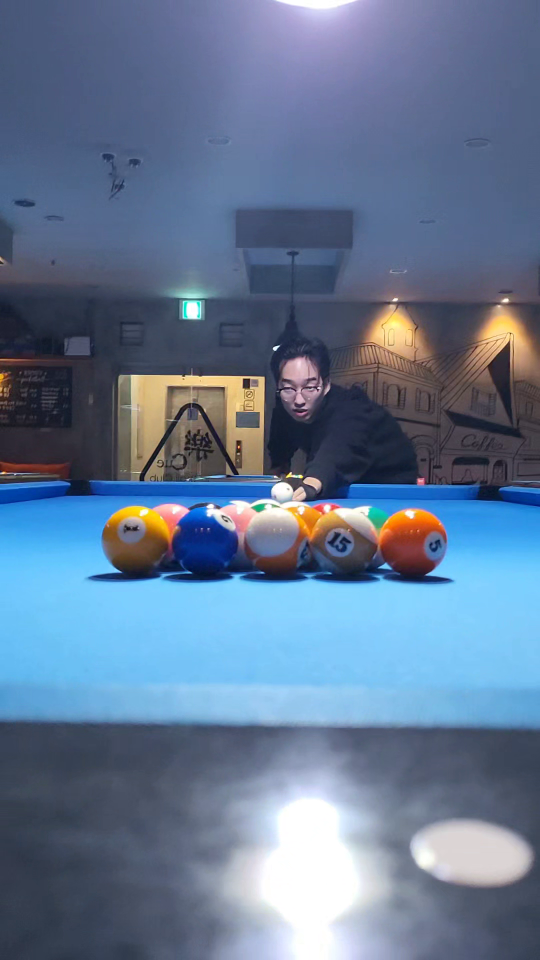
#> input picture frame 20 of 1. CNN/1-2. OpenCV for Python-1/images/Billiard.mp4, 1080 x 1920 px (shown at 1/2 size)
$ python 1-2-5.py
#> lines starting #> are read from the running program, lines starting #| are printed output that depends on the picture
import cv2

cap = cv2.VideoCapture("./images/Billiard.mp4")

if not cap.isOpened():
    exit(1)

while True:
    ret, frame = cap.read()
#> frame is the input picture: shape (1920, 1080, 3); mean B, G, R 147, 119.6, 99.5
    if not ret:
        break

    frame = cv2.resize(frame, (600, 1000))
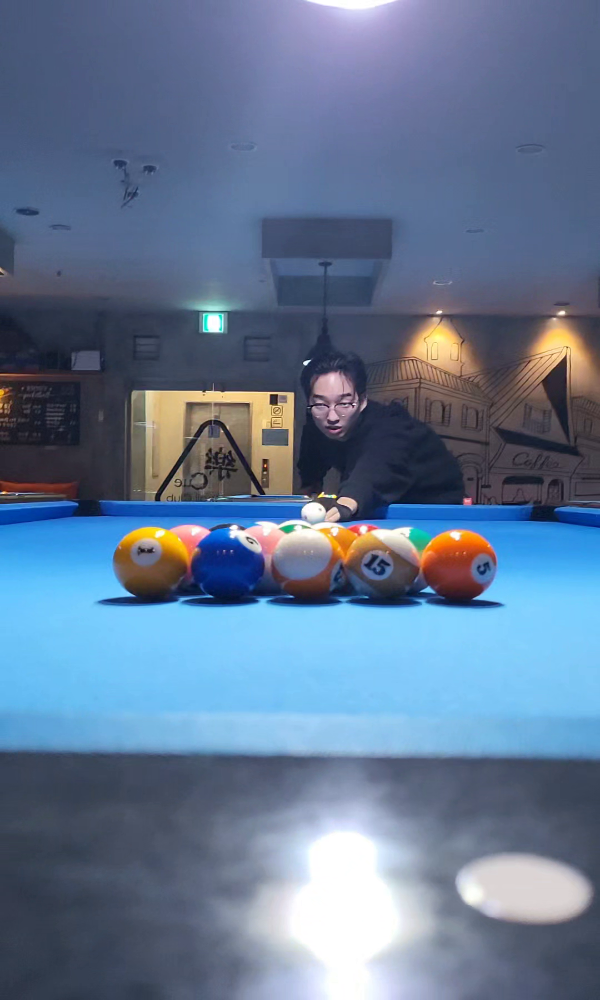
#> frame: shape (1000, 600, 3); mean B, G, R 147, 119.6, 99.4

    cv2.imshow("Frame", frame)

    if cv2.waitKey(30) == 27:
#> (key Esc is pressed here)
        break

cap.release()
cv2.destroyAllWindows()

$ run again, starting later in the video
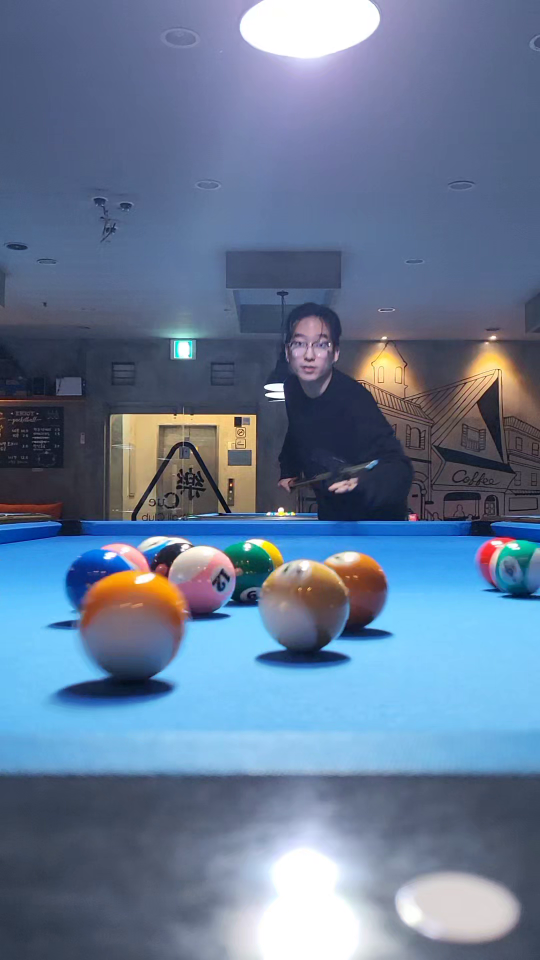
#> input picture frame 93 of 1. CNN/1-2. OpenCV for Python-1/images/Billiard.mp4, 1080 x 1920 px (shown at 1/2 size)
#> frame is the input picture: shape (1920, 1080, 3); mean B, G, R 149, 121.2, 101.5
#> `frame = cv2.resize(frame, (600, 1000))`:
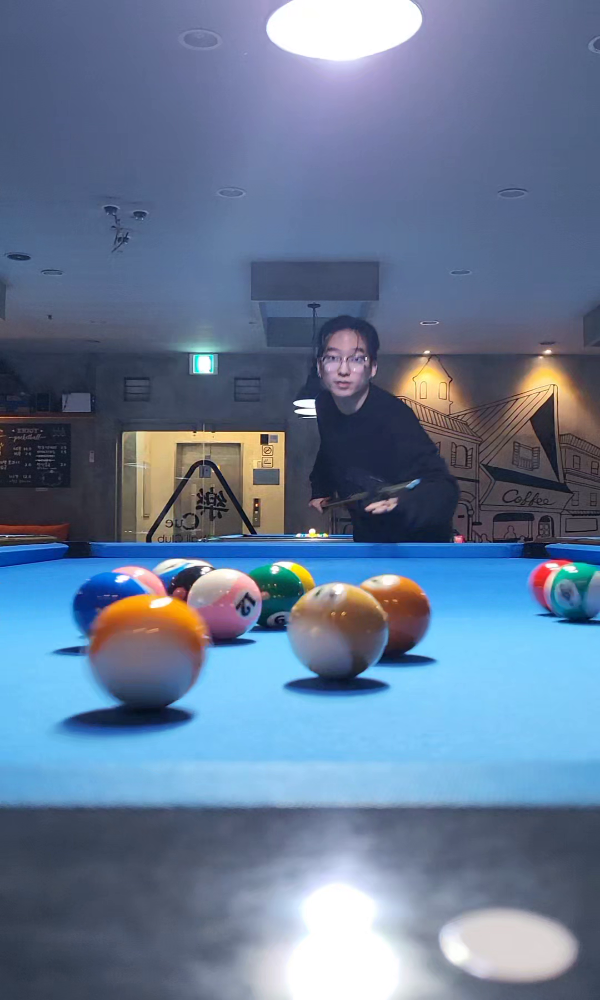
#> frame: shape (1000, 600, 3); mean B, G, R 148.9, 121.1, 101.5

$ run again, starting later in the video
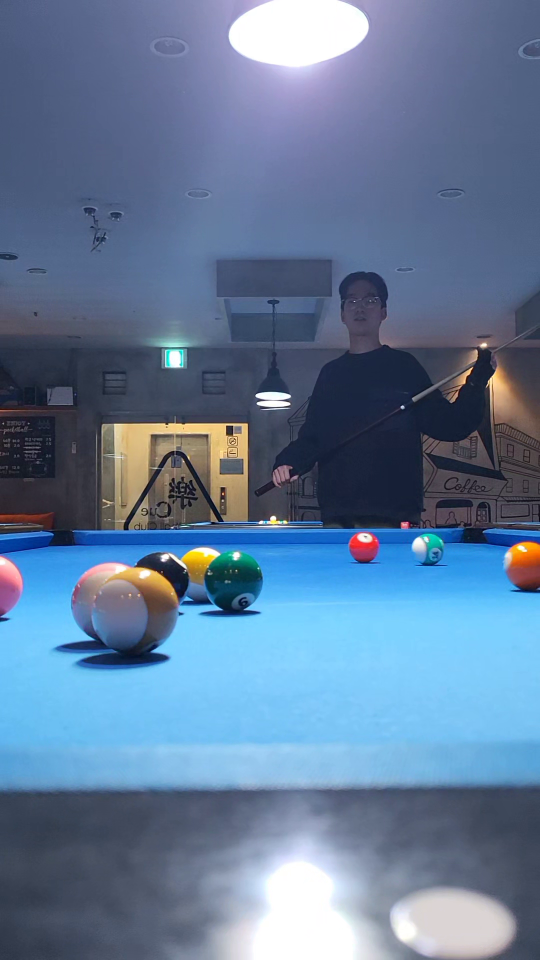
#> input picture frame 165 of 1. CNN/1-2. OpenCV for Python-1/images/Billiard.mp4, 1080 x 1920 px (shown at 1/2 size)
#> frame is the input picture: shape (1920, 1080, 3); mean B, G, R 152.7, 122.6, 98.3
#> `frame = cv2.resize(frame, (600, 1000))`:
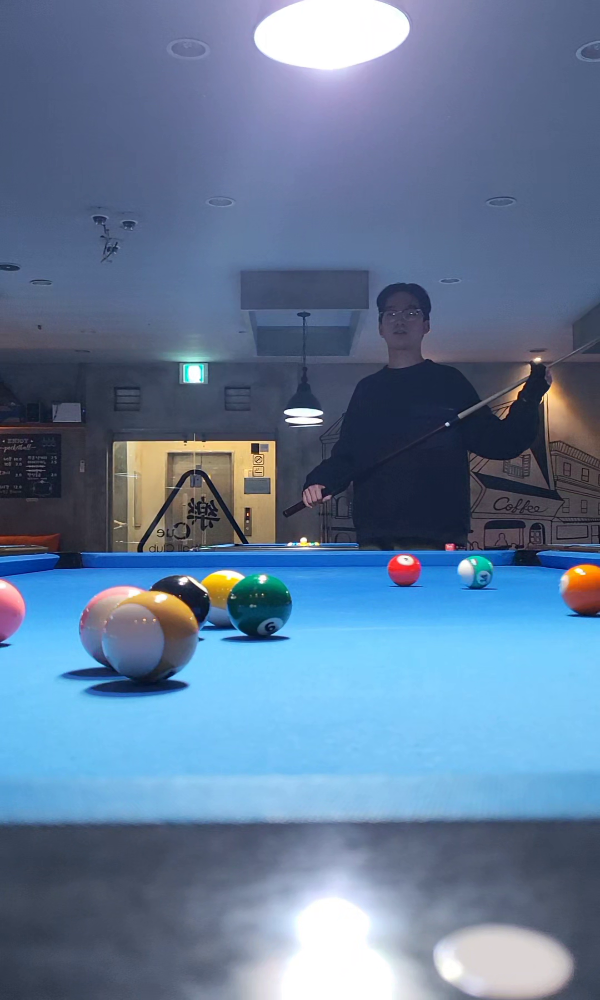
#> frame: shape (1000, 600, 3); mean B, G, R 152.7, 122.5, 98.3
